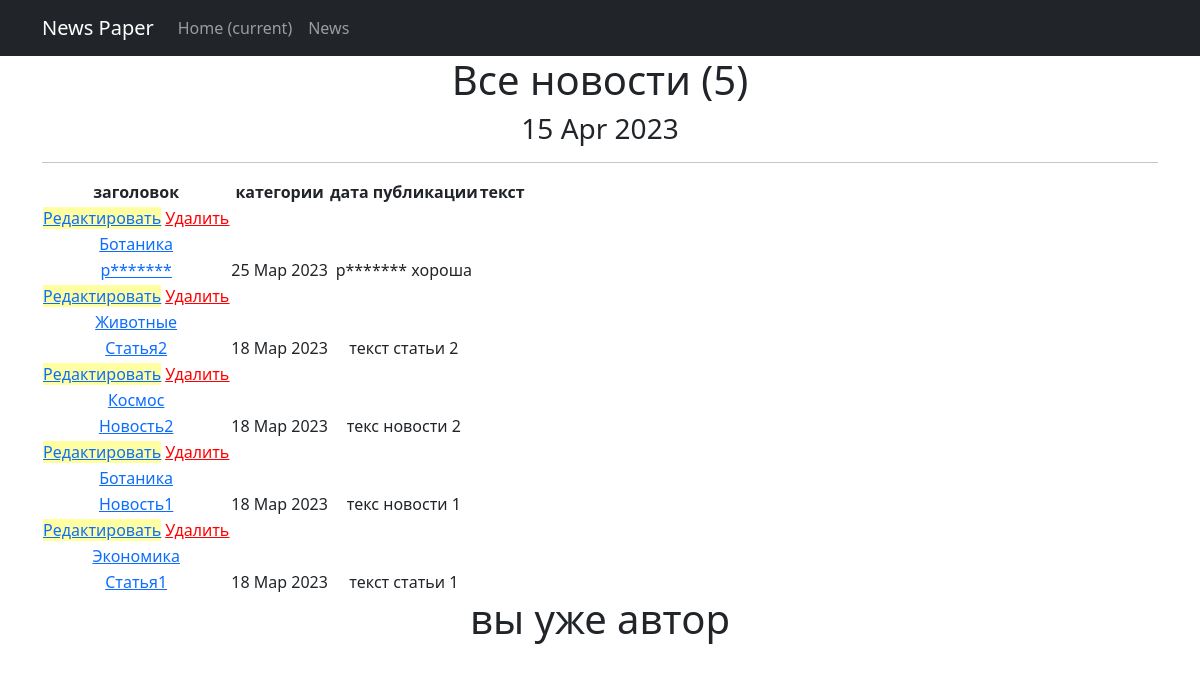
The page /news/ (signed in) on the database its author committed.
### news/models.py (models this page shows, shortened)
class Post(models.Model):
    author_post = models.ForeignKey(Author, on_delete=models.CASCADE)
    post_news = models.CharField(max_length=2, choices=POST)
    date_in = models.DateTimeField(auto_now_add=True)
    category = models.ManyToManyField(Category, through='PostCategory')
    title = models.CharField(max_length=50)
    text = models.TextField()
    rating_news = models.IntegerField(default=0)

class Category(models.Model):
    tematic = models.CharField(max_length=2, choices=TEMATIC, unique=True)
    subscribers = models.ManyToManyField(User, blank=True, related_name='categories')
    def __str__(self):
        return self.get_tematic_display()

### news/views.py (the view, shortened to what this page needs)
# urls.py: path('', PostList.as_view()),
class PostList(LoginRequiredMixin, ListView):
    model = Post
    ordering = '-date_in'
    template_name = 'news.html'
    context_object_name = 'post_news'
    paginate_by = 50
    def get_context_data(self, **kwargs):  # забираем отфильтрованные объекты переопределяя метод get_context_data у наследуемого класса
        context = super().get_context_data(**kwargs)
        context['filter'] = PostFilter(self.request.GET, queryset=self.get_queryset())  #вписываем фильтр в контекст
        context['categories'] = Category.objects.all()
        context['form'] = PostForm()
        context['is_not_author'] = not self.request.user.groups.filter(name='authors').exists()
        return context

### news/templatetags/censor.py (called while the page is built)
@register.filter()
def censor(value):
    for words in censored_words:
        if words in value:
            censor_words = f"p{''.join(['*' for words in range(len(words))])}"
            value = value.replace(words, censor_words)
    return value

### news/templatetags/custom_tags.py (called while the page is built)
@register.simple_tag()
def current_time(format_string='%d %b %Y'):
    return datetime.utcnow().strftime(format_string)

### templates/news.html (shortened to what this page needs)
<!DOCTYPE html>
<html lang="en">
<head>
    <title>{% extends 'flatpages/default.html' %}</title>
{% load censor %}
{% load custom_tags %}
{% block content %}
<body>
<h1>Все новости ({{ post_news.count}})</h1>
<h3>{% current_time '%d %b %Y' %}</h3>
<hr>
{% if post_news %}
    <table>
        <thead>
        <tr>
            <th>заголовок</th>
            <th>категории</th>
            <th>дата публикации</th>
            <th>текст</th>
        </tr>
        {% for post in filter.qs %}
        <td>
            <a href="{% url 'post_edit' post.id %}"style="background-color:#ffffa1"><u>Редактировать</u></a>
            <a href="{% url 'post_delete' post.id %}"style="color:red"><u> Удалить </u></a>
        </td>
        <tr>
        <td>
            {% for category in post.category.all %}
                <a href="{% url 'category_list' category.id %}">{{ category }}</a>
            {% endfor %}
        </td>
        </tr>
        <tr>
            <td><a href="{% url 'post_detail' post.id %}">{{ post.title|censor}}</a></td>
            <td>{{ post.date_in|date:'d M Y'}}</td>
            <td>{{ post.text|censor|truncatechars:20}}</td>
        </tr>
        {% endfor %}
        </thead>
    </table>
{% if is_not_author %}
<button> <a href="{% url 'upgrade' %}"> стать автором!</a> </button>
{% else %}
<h1>вы уже автор</h1>
{% endif %}
{% else %}
    <h2>новостей нет!</h2>
{% endif %}
{% endblock content %}

### templates/flatpages/default.html (shortened to what this page needs)
        {% load static %}
        {% load censor %}
        {% load custom_tags %}
        <link href="{% static 'css/styles.css' %}" rel="stylesheet" />
    </head>
    <body>
        <nav class="navbar navbar-expand-lg navbar-dark bg-dark static-top">
            <div class="container">
                <a class="navbar-brand" href="#">News Paper</a>
                <div class="collapse navbar-collapse" id="navbarResponsive">
                    <ul class="navbar-nav ml-auto">
                        <li class="nav-item active">
                            <a class="nav-link" href="#">Home
                                <span class="sr-only">(current)</span>
                            </a>
                        </li>
                        <li class="nav-item">
                            <a class="nav-link" href="/news/">News</a>
                        </li>
                    </ul>
                </div>
            </div>
        </nav>
        <div class="container">
            <div class="row">
                <div class="col-lg-12 text-center">
                    {% block content %}{% endblock content %}
                </div>
            </div>
        </div>
    </body>
</html>

### rows shown on the page
Post: title|censor "p*******", date_in "25 Мар 2023", text|censor "p******* хороша"
Category: tematic "Ботаника"
Post: title|censor "Статья2", date_in "18 Мар 2023", text|censor "текст статьи 2"
Category: tematic "Животные"
Post: title|censor "Новость2", date_in "18 Мар 2023", text|censor "текс новости 2"
Category: tematic "Космос"
Post: title|censor "Новость1", date_in "18 Мар 2023", text|censor "текс новости 1"
Post: title|censor "Статья1", date_in "18 Мар 2023", text|censor "текст статьи 1"
Category: tematic "Экономика"

### other values the page prints
{{ post_news.count }} "5"
